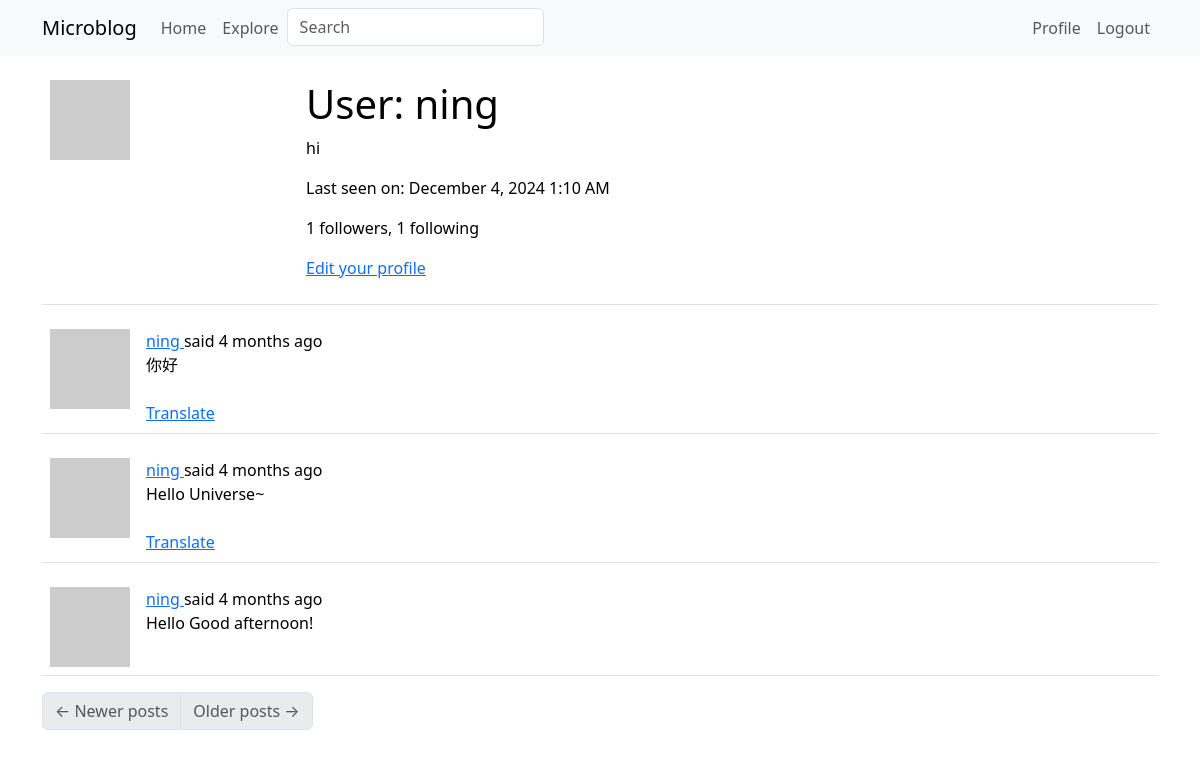
The app's page /user/ning (signed in), older data.
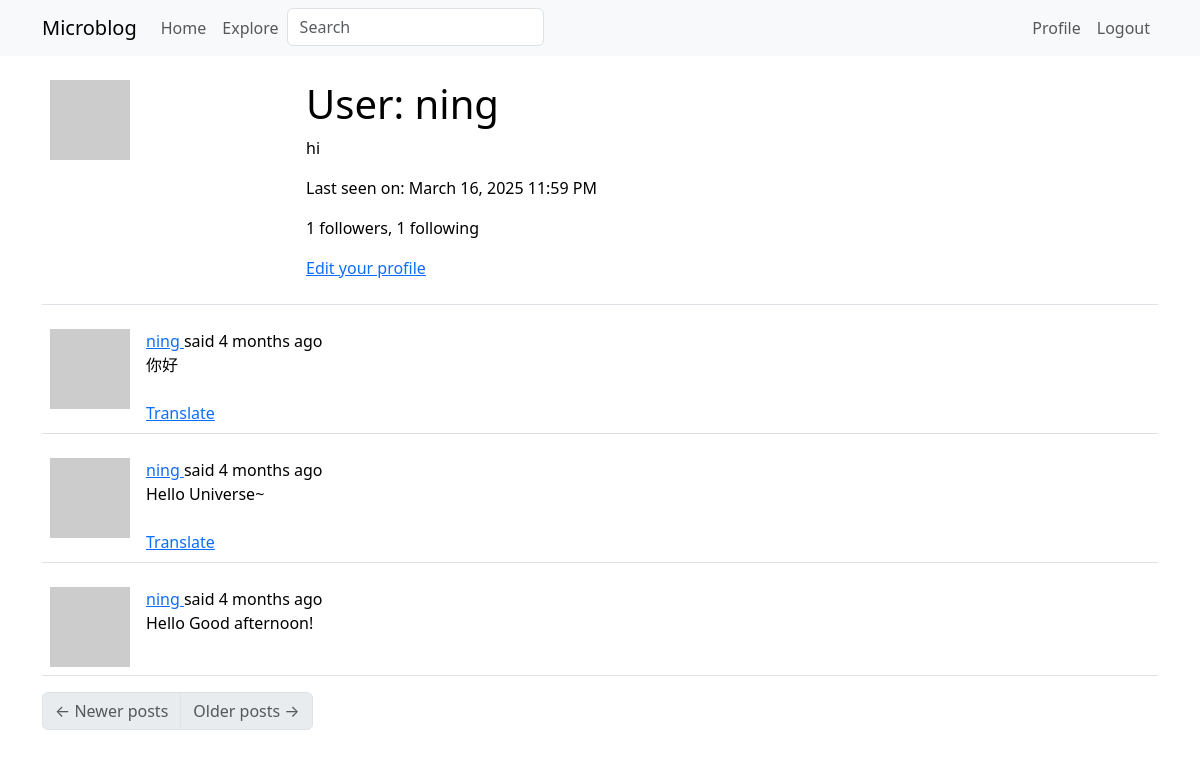
The same page, newer data.
### app/models.py (models this page shows, shortened)
class User(UserMixin, db.Model):
    id: so.Mapped[int] = so.mapped_column(primary_key=True)
    username: so.Mapped[str] = so.mapped_column(sa.String(64), index=True,
                                                unique=True)
    email: so.Mapped[str] = so.mapped_column(sa.String(120), index=True,
                                             unique=True)
    password_hash: so.Mapped[Optional[str]] = so.mapped_column(sa.String(256))
    about_me: so.Mapped[Optional[str]] = so.mapped_column(sa.String(140))
    last_seen: so.Mapped[Optional[datetime]] = so.mapped_column(
        default=lambda: datetime.now(timezone.utc))
    posts: so.WriteOnlyMapped['Post'] = so.relationship(
        back_populates='author')
    following: so.WriteOnlyMapped['User'] = so.relationship(
        secondary=followers, primaryjoin=(followers.c.follower_id == id),
        secondaryjoin=(followers.c.followed_id == id),
        back_populates='followers')
    followers: so.WriteOnlyMapped['User'] = so.relationship(
        secondary=followers, primaryjoin=(followers.c.followed_id == id),
        secondaryjoin=(followers.c.follower_id == id),
        back_populates='following')
    def avatar(self, size):
        digest = md5(self.email.lower().encode('utf-8')).hexdigest()
        return f'https://www.gravatar.com/avatar/{digest}?d=identicon&s={size}'
    def followers_count(self):
        query = sa.select(sa.func.count()).select_from(
            self.followers.select().subquery())
        return db.session.scalar(query)
    def following_count(self):
        query = sa.select(sa.func.count()).select_from(
            self.following.select().subquery())
        return db.session.scalar(query)

### app/main/routes.py (the view)
@bp.route('/user/<username>')
@login_required
def user(username):
    user = db.first_or_404(sa.select(User).where(User.username == username))
    page = request.args.get('page', 1, type=int)
    query = user.posts.select().order_by(Post.timestamp.desc())
    posts = db.paginate(query, page=page,
                        per_page=current_app.config['POSTS_PER_PAGE'],
                        error_out=False)
    next_url = url_for('main.user', username=user.username,
                       page=posts.next_num) if posts.has_next else None
    prev_url = url_for('main.user', username=user.username,
                       page=posts.prev_num) if posts.has_prev else None
    form = EmptyForm()
    return render_template('user.html', user=user, posts=posts.items,
                           next_url=next_url, prev_url=prev_url, form=form)

### app/main/forms.py
class SearchForm(FlaskForm):
    q = StringField(_l('Search'), validators=[DataRequired()])
    def __init__(self, *args, **kwargs):
        if 'formdata' not in kwargs:
            kwargs['formdata'] = request.args
        if 'meta' not in kwargs:
            kwargs['meta'] = {'csrf': False}
        super(SearchForm, self).__init__(*args, **kwargs)

class EmptyForm(FlaskForm):
    submit = SubmitField('Submit')

### app/__init__.py (called while the page is built)
def get_locale():
    return request.accept_languages.best_match(current_app.config['LANGUAGES'])

### app/main/routes.py (called while the page is built)
@bp.before_app_request
def before_request():
    if current_user.is_authenticated:
        current_user.last_seen = datetime.now(timezone.utc)
        db.session.commit()
    g.locale = str(get_locale())

@bp.before_app_request
def before_request():
    if current_user.is_authenticated:
        current_user.last_seen = datetime.now(timezone.utc)
        db.session.commit()
        g.search_form = SearchForm()
    g.locale = str(get_locale())

### app/models.py (called while the page is built)
@login.user_loader
def load_user(id):
    return db.session.get(User, int(id))

### app/templates/user.html (shortened to what this page needs)
{% extends "base.html" %}
{% block content %}
    <table class="table table-hover">
        <tr>
            <td width="256px"><img src="{{ user.avatar(256) }}"></td>
            <td>
                <h1>{{ _('User') }}: {{ user.username }}</h1>
                {% if user.about_me %}<p>{{ user.about_me }}</p>{% endif %}
                {% if user.last_seen %}
                <p>{{ _('Last seen on') }}: {{ moment(user.last_seen).format('LLL') }}</p>
                {% endif %}
                <p>{{ _('%(count)d followers', count=user.followers_count()) }}, {{ _('%(count)d following', count=user.following_count()) }}</p>
                {% if user == current_user %}
                <p><a href="{{ url_for('main.edit_profile') }}">{{ _('Edit your profile') }}</a></p>
                {% endif %}
            </td>
        </tr>
    </table>
    {% for post in posts %}
        {% include '_post.html' %}
    {% endfor %}
    <nav aria-label="Post navigation">
        <ul class="pagination">
            <li class="page-item{% if not prev_url %} disabled{% endif %}">
                <a class="page-link" href="{{ prev_url }}">
                    <span aria-hidden="true">&larr;</span> {{ _('Newer posts') }}
                </a>
            </li>
            <li class="page-item{% if not next_url %} disabled{% endif %}">
                <a class="page-link" href="{{ next_url }}">
                    {{ _('Older posts') }} <span aria-hidden="true">&rarr;</span>
                </a>
            </li>
        </ul>
    </nav>
{% endblock %}

Row changes from the older to the newer data that the page shows:
changed User "ning": last_seen "December 4, 2024 1:10 AM" → "March 16, 2025 11:59 PM"
